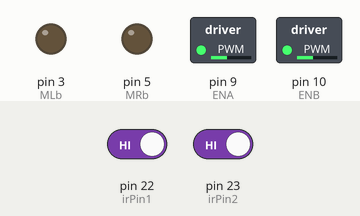
Recording of a sketch running on a simulated Arduino Mega 2560, built with avr-gcc and run on an emulated ATmega2560. Parts: switched loads named in the sketch (green lamp = pin HIGH), output pins drawn as LEDs (lit = HIGH). Dashed ring = blinking. The test bench sets the inputs (shaded band); at power-on: pin 22 (irPin1) HIGH, pin 23 (irPin2) HIGH. Random numbers use the default seed unless the sketch sets one; pins used as bus, display or sensor lines are not drawn.

Above: at 1.2 s.
1.3 s: pin 22 (irPin1) driven LOW
At 3.1 s:
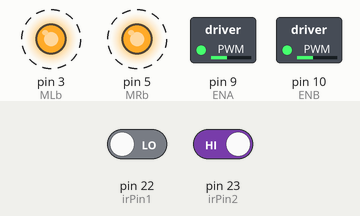
4.3 s: pin 22 (irPin1) driven HIGH
5.8 s: pin 23 (irPin2) driven LOW
At 6.4 s:
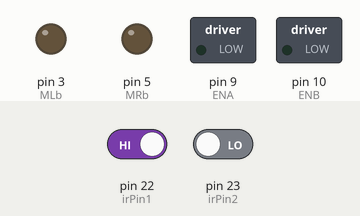
Timing chart, 0 to 14.8 s (numbered marks = the images above; inputs shaded):
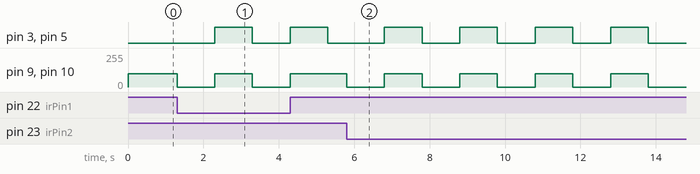

Measured:
- after the input at 1.3 s, pin 3 (MLb), pin 5 (MRb): LOW → HIGH after 1.0 s, → LOW 1.0 s later; pin 9 (ENA), pin 10 (ENB): 100/255 → 0/255 at once, → 100/255 1.0 s later, → 0/255 1.0 s later
- after the input at 5.8 s, pin 3 (MLb), pin 5 (MRb): alternates HIGH for 1.0 s and LOW for 1.0 s, starting after 1.0 s; pin 9 (ENA), pin 10 (ENB): alternates 100/255 for 1.0 s and 0/255 for 1.0 s, starting at once

The sketch:

Exp_No5.ino
```cpp
//edge detection using ir
#define irPin1 22          // IR Sensor 1 connected to digital pin 4
#define irPin2 23          // IR Sensor 2 connected to digital pin 6
#define MLa 2             // Left motor 1st pin
#define MLb 3             // Left motor 2nd pin
#define MRa 4           // Right motor 1st pin
#define MRb 5            // Right motor 2nd pin
#define ENA 9
#define ENB 10

void setup() {
  Serial.begin(9600);
  pinMode(MLa, OUTPUT);    // Set Motor Pins as Outputs
  pinMode(MLb, OUTPUT);
  pinMode(MRa, OUTPUT);
  pinMode(MRb, OUTPUT);
  pinMode(ENA, OUTPUT);
  pinMode(ENB, OUTPUT);
  pinMode(irPin1, INPUT);  // Set IR Sensor Pins as Inputs
  pinMode(irPin2, INPUT);
}

void loop() {
  int irValue1 = digitalRead(irPin1);  // Read IR sensor 1
  int irValue2 = digitalRead(irPin2);  // Read IR sensor 2
  // Both sensors detect edge
  if (irValue1 == LOW && irValue2 == LOW) {
    stopRobot();
    delay(1000);  // Delay for stability
    // Move backward
    moveBackward();
    delay(1000);  // Adjust delay according to your requirement
    // Turn left or right randomly
    if (random(0, 2) == 0) {
      turnLeft();
    } else {
      turnRight();
    }
  }
  // Left sensor detects edge
  else if (irValue1 == LOW) {
    stopRobot();
    delay(1000);  // Delay for stability
    // Move backward
    moveBackward();
    delay(1000);  // Adjust delay according to your requirement
    // Turn right
    turnRight();
  }
  // Right sensor detects edge
  else if (irValue2 == LOW) {
    stopRobot();
    delay(1000);  // Delay for stability
    // Move backward
    moveBackward();
    delay(1000);  // Adjust delay according to your requirement
    // Turn left
    turnLeft();
  }
  // No edge detected, move forward
  else {
    moveForward();
  }
}

// Function to stop the robot
void stopRobot() {
  digitalWrite(MLa, LOW);
  digitalWrite(MLb, LOW);
  digitalWrite(MRa, LOW);
  digitalWrite(MRb, LOW);
  analogWrite(ENA, 0);
  analogWrite(ENB, 0);
}

// Function to move forward
void moveForward() {
  digitalWrite(MLa, HIGH);
  digitalWrite(MLb, LOW);
  digitalWrite(MRa, HIGH);
  digitalWrite(MRb, LOW);
  analogWrite(ENA, 100);
  analogWrite(ENB, 100);
}

// Function to move backward
void moveBackward() {
  digitalWrite(MLa, LOW);
  digitalWrite(MLb, HIGH);
  digitalWrite(MRa, LOW);
  digitalWrite(MRb, HIGH);
  analogWrite(ENA, 100);
  analogWrite(ENB, 100);
}

// Function to turn left
void turnLeft() {
  digitalWrite(MLa, LOW);
  digitalWrite(MLb, LOW);
  digitalWrite(MRa, HIGH);
  digitalWrite(MRb, LOW);
  analogWrite(ENA, 100);
  analogWrite(ENB, 100);
}

// Function to turn right
void turnRight() {
  digitalWrite(MLa, HIGH);
  digitalWrite(MLb, LOW);
  digitalWrite(MRa, LOW);
  digitalWrite(MRb, LOW);
  analogWrite(ENA, 100);
  analogWrite(ENB, 100);
}
```
